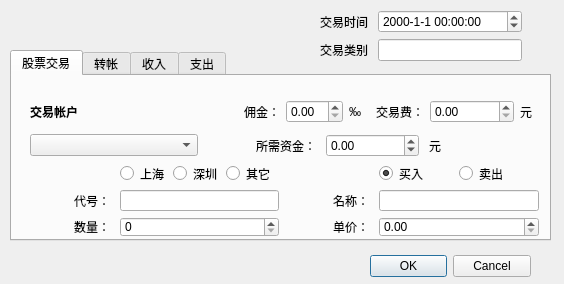
<?xml version="1.0" encoding="UTF-8"?>
<ui version="4.0">
 <class>myFinanceExchangeWindow</class>
 <widget class="QDialog" name="myFinanceExchangeWindow">
  <property name="geometry">
   <rect>
    <x>0</x>
    <y>0</y>
    <width>564</width>
    <height>284</height>
   </rect>
  </property>
  <property name="windowTitle">
   <string>资产变化</string>
  </property>
  <property name="sizeGripEnabled">
   <bool>false</bool>
  </property>
  <widget class="QDialogButtonBox" name="buttonBox">
   <property name="geometry">
    <rect>
     <x>370</x>
     <y>250</y>
     <width>161</width>
     <height>32</height>
    </rect>
   </property>
   <property name="orientation">
    <enum>Qt::Horizontal</enum>
   </property>
   <property name="standardButtons">
    <set>QDialogButtonBox::Cancel|QDialogButtonBox::Ok</set>
   </property>
  </widget>
  <widget class="QWidget" name="formLayoutWidget">
   <property name="geometry">
    <rect>
     <x>320</x>
     <y>10</y>
     <width>202</width>
     <height>51</height>
    </rect>
   </property>
   <layout class="QFormLayout" name="formLayout">
    <property name="horizontalSpacing">
     <number>10</number>
    </property>
    <item row="0" column="0">
     <widget class="QLabel" name="timeLabel">
      <property name="text">
       <string>交易时间</string>
      </property>
      <property name="buddy">
       <cstring>timeDateTimeEdit</cstring>
      </property>
     </widget>
    </item>
    <item row="0" column="1">
     <widget class="QDateTimeEdit" name="timeDateTimeEdit">
      <property name="displayFormat">
       <string>yyyy-M-d HH:mm:ss</string>
      </property>
     </widget>
    </item>
    <item row="1" column="0">
     <widget class="QLabel" name="labelType">
      <property name="text">
       <string>交易类别</string>
      </property>
      <property name="buddy">
       <cstring>typeLineEdit</cstring>
      </property>
     </widget>
    </item>
    <item row="1" column="1">
     <widget class="QLineEdit" name="typeLineEdit">
      <property name="readOnly">
       <bool>true</bool>
      </property>
     </widget>
    </item>
   </layout>
  </widget>
  <widget class="QTabWidget" name="tabWidget">
   <property name="geometry">
    <rect>
     <x>10</x>
     <y>50</y>
     <width>541</width>
     <height>191</height>
    </rect>
   </property>
   <property name="tabPosition">
    <enum>QTabWidget::North</enum>
   </property>
   <property name="currentIndex">
    <number>0</number>
   </property>
   <widget class="QWidget" name="tab_1">
    <attribute name="title">
     <string>股票交易</string>
    </attribute>
    <widget class="QWidget" name="verticalLayoutWidget">
     <property name="geometry">
      <rect>
       <x>18</x>
       <y>20</y>
       <width>511</width>
       <height>61</height>
      </rect>
     </property>
     <layout class="QVBoxLayout" name="vlMoneyAccount" stretch="0,0">
      <item>
       <layout class="QHBoxLayout" name="horizontalLayout" stretch="10,1,1,1,2,2,1">
        <item>
         <widget class="QLabel" name="labelAccount1">
          <property name="font">
           <font>
            <weight>75</weight>
            <bold>true</bold>
           </font>
          </property>
          <property name="text">
           <string>交易帐户</string>
          </property>
         </widget>
        </item>
        <item>
         <widget class="QLabel" name="labelFee">
          <property name="text">
           <string>佣金：</string>
          </property>
          <property name="buddy">
           <cstring>feeRateSpinBox</cstring>
          </property>
         </widget>
        </item>
        <item>
         <widget class="QDoubleSpinBox" name="feeRateSpinBox">
          <property name="singleStep">
           <double>0.100000000000000</double>
          </property>
         </widget>
        </item>
        <item>
         <widget class="QLabel" name="labelFeeUnit">
          <property name="text">
           <string>‰</string>
          </property>
         </widget>
        </item>
        <item>
         <widget class="QLabel" name="labelExchangeFee">
          <property name="text">
           <string>交易费：</string>
          </property>
          <property name="alignment">
           <set>Qt::AlignRight|Qt::AlignTrailing|Qt::AlignVCenter</set>
          </property>
          <property name="buddy">
           <cstring>exchangeFeeSpinBox</cstring>
          </property>
         </widget>
        </item>
        <item>
         <widget class="QDoubleSpinBox" name="exchangeFeeSpinBox">
          <property name="maximum">
           <double>100000.000000000000000</double>
          </property>
         </widget>
        </item>
        <item>
         <widget class="QLabel" name="labelExchangeFee_2">
          <property name="text">
           <string>元</string>
          </property>
         </widget>
        </item>
       </layout>
      </item>
      <item>
       <layout class="QHBoxLayout" name="horizontalLayout_2" stretch="1,2">
        <item>
         <widget class="QComboBox" name="moneyAccount"/>
        </item>
        <item>
         <layout class="QGridLayout" name="gridLayoutAccount" columnstretch="1,5,5,1,5">
          <property name="horizontalSpacing">
           <number>10</number>
          </property>
          <item row="0" column="4">
           <spacer name="horizontalSpacer">
            <property name="orientation">
             <enum>Qt::Horizontal</enum>
            </property>
            <property name="sizeHint" stdset="0">
             <size>
              <width>40</width>
              <height>20</height>
             </size>
            </property>
           </spacer>
          </item>
          <item row="0" column="1">
           <widget class="QLabel" name="labelMoney">
            <property name="layoutDirection">
             <enum>Qt::LeftToRight</enum>
            </property>
            <property name="text">
             <string>所需资金：</string>
            </property>
            <property name="alignment">
             <set>Qt::AlignRight|Qt::AlignTrailing|Qt::AlignVCenter</set>
            </property>
            <property name="buddy">
             <cstring>moneySpinBox</cstring>
            </property>
           </widget>
          </item>
          <item row="0" column="3">
           <widget class="QLabel" name="label">
            <property name="text">
             <string>元</string>
            </property>
           </widget>
          </item>
          <item row="0" column="2">
           <widget class="QDoubleSpinBox" name="moneySpinBox">
            <property name="minimum">
             <double>-10000000.000000000000000</double>
            </property>
            <property name="maximum">
             <double>10000000.000000000000000</double>
            </property>
           </widget>
          </item>
          <item row="0" column="0">
           <spacer name="horizontalSpacer_2">
            <property name="orientation">
             <enum>Qt::Horizontal</enum>
            </property>
            <property name="sizeHint" stdset="0">
             <size>
              <width>40</width>
              <height>20</height>
             </size>
            </property>
           </spacer>
          </item>
         </layout>
        </item>
       </layout>
      </item>
     </layout>
    </widget>
    <widget class="QWidget" name="layoutWidget">
     <property name="geometry">
      <rect>
       <x>18</x>
       <y>87</y>
       <width>509</width>
       <height>74</height>
      </rect>
     </property>
     <layout class="QHBoxLayout" name="horizontalLayout_3" stretch="2">
      <item>
       <layout class="QGridLayout" name="gridLayoutAsset" rowstretch="1,0,0" columnstretch="1,2,1,2">
        <property name="horizontalSpacing">
         <number>10</number>
        </property>
        <item row="2" column="2">
         <widget class="QLabel" name="labelPrice">
          <property name="text">
           <string>单价：</string>
          </property>
          <property name="alignment">
           <set>Qt::AlignRight|Qt::AlignTrailing|Qt::AlignVCenter</set>
          </property>
          <property name="buddy">
           <cstring>spinBoxPrice</cstring>
          </property>
         </widget>
        </item>
        <item row="2" column="0">
         <widget class="QLabel" name="labelAmount">
          <property name="text">
           <string>数量：</string>
          </property>
          <property name="alignment">
           <set>Qt::AlignRight|Qt::AlignTrailing|Qt::AlignVCenter</set>
          </property>
          <property name="buddy">
           <cstring>spinBoxAmount</cstring>
          </property>
         </widget>
        </item>
        <item row="2" column="1">
         <widget class="QSpinBox" name="spinBoxAmount">
          <property name="alignment">
           <set>Qt::AlignLeading|Qt::AlignLeft|Qt::AlignVCenter</set>
          </property>
          <property name="minimum">
           <number>0</number>
          </property>
          <property name="maximum">
           <number>100000000</number>
          </property>
          <property name="singleStep">
           <number>100</number>
          </property>
         </widget>
        </item>
        <item row="2" column="3">
         <widget class="QDoubleSpinBox" name="spinBoxPrice">
          <property name="minimum">
           <double>0.000000000000000</double>
          </property>
          <property name="maximum">
           <double>1000000.000000000000000</double>
          </property>
         </widget>
        </item>
        <item row="1" column="2">
         <widget class="QLabel" name="labelName">
          <property name="text">
           <string>名称：</string>
          </property>
          <property name="alignment">
           <set>Qt::AlignRight|Qt::AlignTrailing|Qt::AlignVCenter</set>
          </property>
          <property name="buddy">
           <cstring>lineEditName</cstring>
          </property>
         </widget>
        </item>
        <item row="1" column="0">
         <widget class="QLabel" name="labelCode">
          <property name="text">
           <string>代号：</string>
          </property>
          <property name="alignment">
           <set>Qt::AlignRight|Qt::AlignTrailing|Qt::AlignVCenter</set>
          </property>
          <property name="buddy">
           <cstring>codeLineEdit</cstring>
          </property>
         </widget>
        </item>
        <item row="1" column="1">
         <widget class="QLineEdit" name="codeLineEdit"/>
        </item>
        <item row="1" column="3">
         <widget class="QLineEdit" name="lineEditName"/>
        </item>
        <item row="0" column="1">
         <layout class="QHBoxLayout" name="hlMarket">
          <item>
           <widget class="QRadioButton" name="radioSH">
            <property name="text">
             <string>上海</string>
            </property>
           </widget>
          </item>
          <item>
           <widget class="QRadioButton" name="radioSZ">
            <property name="text">
             <string>深圳</string>
            </property>
           </widget>
          </item>
          <item>
           <widget class="QRadioButton" name="radioOther">
            <property name="text">
             <string>其它</string>
            </property>
           </widget>
          </item>
         </layout>
        </item>
        <item row="0" column="3">
         <layout class="QHBoxLayout" name="hlBuySell">
          <item>
           <widget class="QRadioButton" name="radioBuy">
            <property name="text">
             <string>买入</string>
            </property>
            <property name="checked">
             <bool>true</bool>
            </property>
           </widget>
          </item>
          <item>
           <widget class="QRadioButton" name="radioSell">
            <property name="text">
             <string>卖出</string>
            </property>
           </widget>
          </item>
         </layout>
        </item>
       </layout>
      </item>
     </layout>
    </widget>
   </widget>
   <widget class="QWidget" name="tab_2">
    <attribute name="title">
     <string>转帐</string>
    </attribute>
    <widget class="QWidget" name="verticalLayoutWidget_4">
     <property name="geometry">
      <rect>
       <x>90</x>
       <y>20</y>
       <width>171</width>
       <height>61</height>
      </rect>
     </property>
     <layout class="QVBoxLayout" name="vlMoneyAccount_2" stretch="1,0">
      <item>
       <widget class="QLabel" name="labelAccount1_2">
        <property name="font">
         <font>
          <weight>75</weight>
          <bold>true</bold>
         </font>
        </property>
        <property name="text">
         <string>资金帐户  --&gt;  转出</string>
        </property>
       </widget>
      </item>
      <item>
       <layout class="QHBoxLayout" name="horizontalLayout_4" stretch="1">
        <item>
         <widget class="QComboBox" name="moneyAccountOut"/>
        </item>
       </layout>
      </item>
     </layout>
    </widget>
    <widget class="QWidget" name="verticalLayoutWidget_5">
     <property name="geometry">
      <rect>
       <x>90</x>
       <y>90</y>
       <width>171</width>
       <height>61</height>
      </rect>
     </property>
     <layout class="QVBoxLayout" name="vlMoneyAccount_3" stretch="1,0">
      <item>
       <widget class="QLabel" name="labelAccount1_3">
        <property name="font">
         <font>
          <weight>75</weight>
          <bold>true</bold>
         </font>
        </property>
        <property name="text">
         <string>资金帐户  &lt;--  转入</string>
        </property>
       </widget>
      </item>
      <item>
       <layout class="QHBoxLayout" name="horizontalLayout_5" stretch="1">
        <item>
         <widget class="QComboBox" name="moneyAccountIn"/>
        </item>
       </layout>
      </item>
     </layout>
    </widget>
    <widget class="QWidget" name="layoutWidget">
     <property name="geometry">
      <rect>
       <x>280</x>
       <y>80</y>
       <width>191</width>
       <height>22</height>
      </rect>
     </property>
     <layout class="QGridLayout" name="gridLayoutAccount_2" columnstretch="1,0,0">
      <property name="horizontalSpacing">
       <number>10</number>
      </property>
      <item row="0" column="1">
       <widget class="QDoubleSpinBox" name="moneyTransferSpinBox">
        <property name="minimum">
         <double>0.000000000000000</double>
        </property>
        <property name="maximum">
         <double>10000000.000000000000000</double>
        </property>
       </widget>
      </item>
      <item row="0" column="2">
       <widget class="QLabel" name="label_2">
        <property name="text">
         <string>元</string>
        </property>
       </widget>
      </item>
      <item row="0" column="0">
       <widget class="QLabel" name="labelMoney_2">
        <property name="layoutDirection">
         <enum>Qt::LeftToRight</enum>
        </property>
        <property name="text">
         <string>转移资金</string>
        </property>
        <property name="alignment">
         <set>Qt::AlignRight|Qt::AlignTrailing|Qt::AlignVCenter</set>
        </property>
        <property name="buddy">
         <cstring>moneyTransferSpinBox</cstring>
        </property>
       </widget>
      </item>
     </layout>
    </widget>
   </widget>
   <widget class="QWidget" name="tabComein">
    <attribute name="title">
     <string>收入</string>
    </attribute>
    <widget class="QWidget" name="formLayoutWidget_2">
     <property name="geometry">
      <rect>
       <x>270</x>
       <y>30</y>
       <width>191</width>
       <height>80</height>
      </rect>
     </property>
     <layout class="QFormLayout" name="formLayout_2">
      <item row="1" column="0">
       <widget class="QRadioButton" name="radioSalary">
        <property name="text">
         <string>工资收入</string>
        </property>
       </widget>
      </item>
      <item row="2" column="0">
       <widget class="QRadioButton" name="radioOtherIncome">
        <property name="text">
         <string>其它收入</string>
        </property>
       </widget>
      </item>
      <item row="2" column="1">
       <widget class="QLineEdit" name="lineEditIncomeType"/>
      </item>
      <item row="0" column="0">
       <widget class="QLabel" name="label_3">
        <property name="font">
         <font>
          <pointsize>10</pointsize>
          <weight>75</weight>
          <bold>true</bold>
         </font>
        </property>
        <property name="text">
         <string>收入金额：</string>
        </property>
        <property name="alignment">
         <set>Qt::AlignRight|Qt::AlignTrailing|Qt::AlignVCenter</set>
        </property>
       </widget>
      </item>
      <item row="0" column="1">
       <widget class="QDoubleSpinBox" name="spinBoxIncome"/>
      </item>
     </layout>
    </widget>
    <widget class="QWidget" name="verticalLayoutWidget_2">
     <property name="geometry">
      <rect>
       <x>40</x>
       <y>10</y>
       <width>171</width>
       <height>80</height>
      </rect>
     </property>
     <layout class="QVBoxLayout" name="verticalLayout" stretch="1,1,1">
      <item>
       <widget class="QLabel" name="label_4">
        <property name="font">
         <font>
          <pointsize>11</pointsize>
          <weight>75</weight>
          <bold>true</bold>
         </font>
        </property>
        <property name="text">
         <string>资金帐户：</string>
        </property>
       </widget>
      </item>
      <item>
       <widget class="QComboBox" name="moneyAccountIncome"/>
      </item>
      <item>
       <spacer name="verticalSpacer">
        <property name="orientation">
         <enum>Qt::Vertical</enum>
        </property>
        <property name="sizeHint" stdset="0">
         <size>
          <width>20</width>
          <height>40</height>
         </size>
        </property>
       </spacer>
      </item>
     </layout>
    </widget>
   </widget>
   <widget class="QWidget" name="tabExpend">
    <attribute name="title">
     <string>支出</string>
    </attribute>
    <widget class="QWidget" name="verticalLayoutWidget_3">
     <property name="geometry">
      <rect>
       <x>40</x>
       <y>10</y>
       <width>171</width>
       <height>80</height>
      </rect>
     </property>
     <layout class="QVBoxLayout" name="verticalLayout_2" stretch="1,1,1">
      <item>
       <widget class="QLabel" name="label_5">
        <property name="font">
         <font>
          <pointsize>11</pointsize>
          <weight>75</weight>
          <bold>true</bold>
         </font>
        </property>
        <property name="text">
         <string>资金帐户：</string>
        </property>
       </widget>
      </item>
      <item>
       <widget class="QComboBox" name="moneyAccountExpend"/>
      </item>
      <item>
       <spacer name="verticalSpacer_2">
        <property name="orientation">
         <enum>Qt::Vertical</enum>
        </property>
        <property name="sizeHint" stdset="0">
         <size>
          <width>20</width>
          <height>40</height>
         </size>
        </property>
       </spacer>
      </item>
     </layout>
    </widget>
    <widget class="QWidget" name="formLayoutWidget_3">
     <property name="geometry">
      <rect>
       <x>280</x>
       <y>10</y>
       <width>191</width>
       <height>151</height>
      </rect>
     </property>
     <layout class="QFormLayout" name="formLayout_3">
      <item row="0" column="0">
       <widget class="QLabel" name="label_6">
        <property name="font">
         <font>
          <weight>75</weight>
          <bold>true</bold>
         </font>
        </property>
        <property name="text">
         <string>支出金额：</string>
        </property>
       </widget>
      </item>
      <item row="0" column="1">
       <widget class="QDoubleSpinBox" name="spinBoxExpend"/>
      </item>
      <item row="1" column="0">
       <widget class="QLabel" name="label_8">
        <property name="text">
         <string>消费名称：</string>
        </property>
       </widget>
      </item>
      <item row="1" column="1">
       <widget class="QLineEdit" name="lineEditExpendName"/>
      </item>
      <item row="2" column="0">
       <widget class="QLabel" name="label_7">
        <property name="text">
         <string>所属类别：</string>
        </property>
       </widget>
      </item>
      <item row="2" column="1">
       <widget class="QLineEdit" name="lineEditExpendCode"/>
      </item>
     </layout>
    </widget>
    <widget class="QWidget" name="gridLayoutWidget">
     <property name="geometry">
      <rect>
       <x>288</x>
       <y>87</y>
       <width>180</width>
       <height>71</height>
      </rect>
     </property>
     <layout class="QGridLayout" name="gridLayout">
      <property name="spacing">
       <number>0</number>
      </property>
      <item row="1" column="0">
       <widget class="QRadioButton" name="radioButton_3">
        <property name="font">
         <font>
          <pointsize>8</pointsize>
         </font>
        </property>
        <property name="text">
         <string>RadioButton</string>
        </property>
       </widget>
      </item>
      <item row="0" column="1">
       <widget class="QRadioButton" name="radioButton_2">
        <property name="font">
         <font>
          <pointsize>8</pointsize>
         </font>
        </property>
        <property name="text">
         <string>RadioButton</string>
        </property>
       </widget>
      </item>
      <item row="0" column="0">
       <widget class="QRadioButton" name="radioButton">
        <property name="font">
         <font>
          <pointsize>8</pointsize>
         </font>
        </property>
        <property name="text">
         <string>RadioButton</string>
        </property>
       </widget>
      </item>
      <item row="1" column="1">
       <widget class="QRadioButton" name="radioButton_4">
        <property name="font">
         <font>
          <pointsize>8</pointsize>
         </font>
        </property>
        <property name="text">
         <string>RadioButton</string>
        </property>
       </widget>
      </item>
      <item row="2" column="0">
       <widget class="QRadioButton" name="radioButton_5">
        <property name="font">
         <font>
          <pointsize>8</pointsize>
         </font>
        </property>
        <property name="text">
         <string>RadioButton</string>
        </property>
       </widget>
      </item>
      <item row="2" column="1">
       <widget class="QRadioButton" name="radioButton_6">
        <property name="font">
         <font>
          <pointsize>8</pointsize>
         </font>
        </property>
        <property name="text">
         <string>RadioButton</string>
        </property>
       </widget>
      </item>
     </layout>
    </widget>
   </widget>
  </widget>
  <zorder>formLayoutWidget</zorder>
  <zorder>buttonBox</zorder>
  <zorder>tabWidget</zorder>
 </widget>
 <resources/>
 <connections>
  <connection>
   <sender>buttonBox</sender>
   <signal>accepted()</signal>
   <receiver>myFinanceExchangeWindow</receiver>
   <slot>accept()</slot>
   <hints>
    <hint type="sourcelabel">
     <x>408</x>
     <y>250</y>
    </hint>
    <hint type="destinationlabel">
     <x>157</x>
     <y>246</y>
    </hint>
   </hints>
  </connection>
  <connection>
   <sender>buttonBox</sender>
   <signal>rejected()</signal>
   <receiver>myFinanceExchangeWindow</receiver>
   <slot>reject()</slot>
   <hints>
    <hint type="sourcelabel">
     <x>476</x>
     <y>250</y>
    </hint>
    <hint type="destinationlabel">
     <x>286</x>
     <y>246</y>
    </hint>
   </hints>
  </connection>
 </connections>
</ui>
